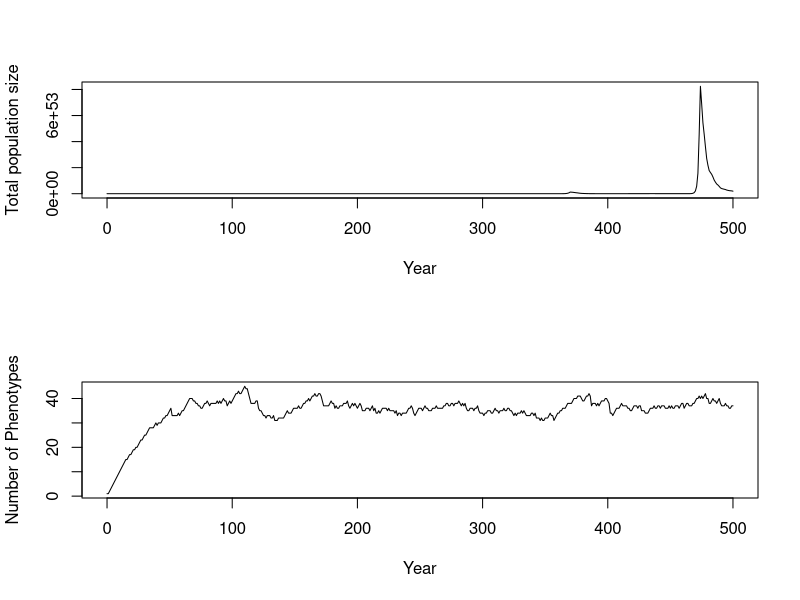
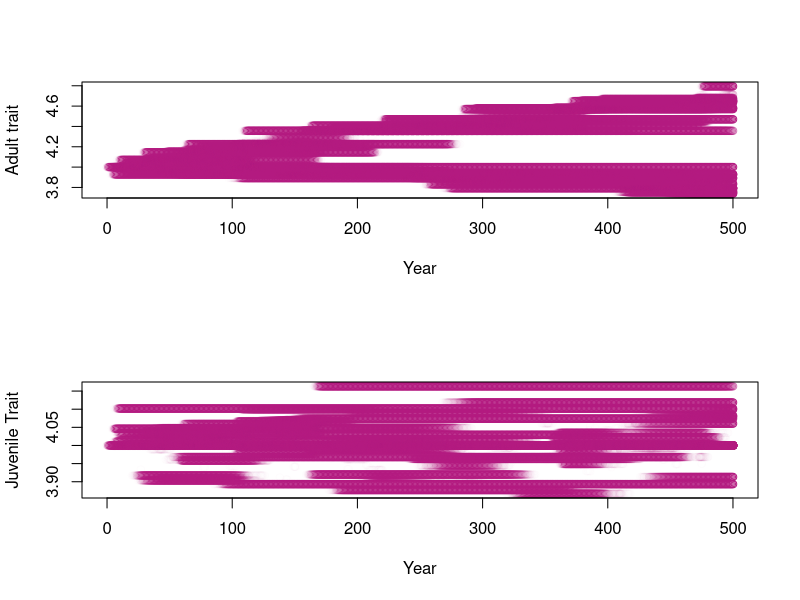
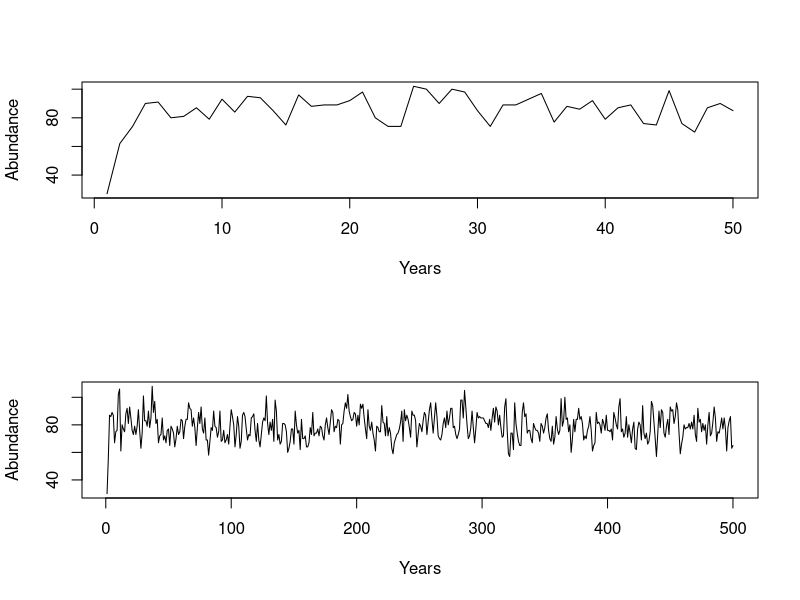

Generate these figures, in order, with R:




# Second CLC model, optimized, maybe

#Shorthands used: popSize   : Initial population size 
                # resProp   : resource property, a matrix with first row being Adult resources and second row being juveniles resources
                # resFreq   : resource freq, should be relative i.e. add up to one once again first row is adult, second is juvenile. 
                # resGen    : A measure of how generalist the consumers are a matrix with 1 column 2 rows, first row is adults
                # fmax      : A measure of the maximum number of offspring possible
                # kA/kJ     : A measure of how density dependent the fecundity and survival is. Half saturation constant 
                # mutProb   : Mutation probability
                # mutVar    : Mutation variation in the case a mutation occurs
                # time.steps: how long the function runs e.g. years
                # iniP(A/J) : initial phenotype of adult and juvenile(different)
                # nmorphs   : Number of morphs in initial run

pop <- matrix(data = NA, ncol = 4, nrow = 5)                             # Each column in this matrix is one phenotype combination.

pop[,1] <- 20
pop[,2] <- 1
pop[,3] <- 1
for (i in 1:5){
  pop[i,4] <- runif(1)
}


pop[,1] <- rbinom(n = nrow(pop) , size = pop[,1], prob = pop[,4])

# Full function ----------------------------------------------------------------

resourceCompetition <- function(popSize, resProp, resFreq, resGen=matrix(c(0.2,0.2),ncol=1, nrow=2), fmax = 10, kA = 2, kJ = 0.2, mutProb=0.001, mutVar=0.1, time.steps=200, iniPA=4, iniPJ=4, nmorphs = 1){
  
  pop <- matrix(data = NA, ncol = 4, nrow = nmorphs)                             # Each column in this matrix is one phenotype combination.
  
  pop[,1] <- popSize
  pop[,2] <- iniPA
  pop[,3] <- iniPJ
  
  colnames(pop) <- c("Number of indivduals", "Adult trait", "Juvenile trait", "Proxy")
 
  stats         <- matrix(data = c(0, sum(pop[,1]), nrow(pop), mean(pop[,2]), var(pop[,2]), 
                            mean(pop[,3]), var(pop[,3])), nrow = 1, ncol = 7)                                                             #Where we will eventually save our stats and phenotypes
  phenotypes <- matrix(data = c(0, popSize, iniPA, iniPJ), nrow = 1, ncol = 4)
  colnames(phenotypes) <- c("Year", "Number of indivduals", "Adult trait", "Juvenile trait")                                        

  
  for (t in 1:time.steps){
    
    # Deterministic fecundity proxy alpha ------------------------------------

      adults    <- pop                                                            
      alphaA    <- NULL                                                           # Will create a matrix with all alpha values
      alphaSumA <- NULL

      resPropAduMatrix <- matrix(data = resProp[1,], ncol = ncol(resProp), nrow = nrow(adults), byrow = T)
      aduTrait <- adults[, 2]
      aduTraitMatrix <- matrix(data = rep(aduTrait, each = ncol(resProp)), ncol = ncol(resProp), nrow = nrow(adults), byrow = T)
      
      alphaA     <- exp(-((aduTraitMatrix-resPropAduMatrix)^2/(2*resGen[1,1])^2))
      alphaSumA <- colSums(alphaA)
      
      alphaSumAduMatrix <- matrix(data = alphaSumA, ncol = ncol(resProp), nrow = nrow(adults), byrow = T)
      resFreqAduMatrix  <- matrix(data = resProp[1,], ncol = ncol(resProp), nrow = nrow(adults), byrow = T)
      
      fec <- resFreqAduMatrix*alphaA*(1/alphaSumAduMatrix)
      combFec <- rowSums(fec)
      adults[,4] <- fmax*(combFec/(kA+combFec)) 
      
      # Spawning of offspring -------------------------------------------------
      
      juveniles <- adults                                                         # Create a matrix were we will add juveniles into
      
      for(i in 1:nrow(juveniles)) {
        
        juv             <- rpois(n = 1, lambda = adults[i,1] * adults[i,4])      # This calculates the number of juveniles based on a possion distribution. 
        juveniles[i, 1] <- juv                                                    # States number of juveniles in 1 column
                                   
      }
      
      # Mutation of offspring -------------------------------------------------
      
      probs <- juveniles[,1]/sum(juveniles[, 1])  # Generates probability of morph being mutated based upon number of individuals.
      N.mut <- as.numeric(rbinom(n = 1, size = sum(juveniles[, 1]), prob = mutProb))
      
      
      if(N.mut > 0){
        random.choice <- c()
        mutation.pos <- c()
        
        for (m in 1:length(N.mut)){
        random.choice <- rmultinom(n = 1 , size = 1, prob = probs)    # Randomly chooses which morphs to mutate based on probs
        mutation.pos[m] <- as.numeric(which(random.choice == 1))
      }
      
        for (i in  1:length(mutation.pos)){
        
        mutChange <- rnorm(n=1, mean=0, sd=mutVar)
        juveniles[mutation.pos[i], 1] <- juveniles[mutation.pos[i], 1] - 1         # Removes the mutated individual from the morph
        
          if(rbinom(n = 1, size = 1, prob = 0.5) == 0){                            # Randomly choose whether adult or juvenile trait gets morphed.
            
                
            new.morph <- matrix(data = c(1, juveniles[mutation.pos[i], 2] + mutChange, #Changes adult trait to a new trait and adds it to the juveniles
                                         juveniles[mutation.pos[i], 3], 0), 
                                ncol = ncol(juveniles), nrow = 1)
            juveniles <- rbind(juveniles, new.morph)
          }
          else {
                
            new.morph <- matrix(data = c(1, juveniles[mutation.pos[i], 2] ,        #Changes juvenile trait to a new trait and adds it to the juveniles
                                         juveniles[mutation.pos[i], 3]+ mutChange, 0), 
                                ncol = ncol(juveniles), nrow = 1)
            juveniles <- rbind(juveniles, new.morph)
          }
        
        }
        
      }
      
    
      
      # Kill off offspring -----------------------------------------------------
      
      alphaSumJ <- NULL
      alphaJ    <- NULL
                                                                                  # Survival of juveniles also depends on resource availability
      resPropJuvMatrix <- matrix(data = resProp[2,], ncol = ncol(resProp), nrow = nrow(juveniles), byrow = T)
      juvTrait <- juveniles[,3]
      juvTraitMatrix <- matrix(data = rep(juvTrait, each = ncol(resProp)), ncol = ncol(resProp), nrow = nrow(juveniles), byrow = T)
        
      alphaJ     <- exp(-((juvTraitMatrix-resPropJuvMatrix)^2/ (2*resGen[2,1])^2))
      alphaSumJ <- colSums(alphaJ)
        
      alphaSumJuvMatrix <- matrix(data = alphaSumJ, ncol = ncol(resProp), nrow = nrow(juveniles), byrow = T)
      resFreqJuvMatrix  <- matrix(data = resProp[2,], ncol = ncol(resProp), nrow = nrow(juveniles), byrow = T)
      
      sur <- resFreqJuvMatrix*alphaJ*(1/alphaSumJuvMatrix)
      combSur <- rowSums(sur)
      juveniles[,4] <- (combSur/(kJ+combSur)) 
      
      juveniles[,1] <- rbinom(n = nrow(juveniles) , size = juveniles[,1], prob = juveniles[,4])
    
      
      pop <- juveniles[juveniles[, 1] != 0, , drop = FALSE]                        # all adults die after reproducing, so the new generation is only juveniles, and all rows with zero individuals are removed.
    
    # extract stats and phenotype ---------------------------------------------
    
    if(nrow(pop) == 0){                                                          # Checks whether population has reached zero, then it breaks the for loop.                                   
      print("Population extinction")
      break
    }
    
    stats <- rbind(stats, c(t, sum(pop[,1]), nrow(pop), mean(pop[,2]), var(pop[,2]), 
                            mean(pop[,3]), var(pop[,3]))) 
    
    pStats <- cbind(rep(t, nrow(pop)), pop[,1], pop[,2], pop[,3])
    phenotypes <- rbind(phenotypes, pStats)
    
      
  }
  
  #return output  ------------------------------------------------------------
  colnames(stats) <- c("year", "population size", "Number of morphs", "mean A trait", "var A", "mean J trait", "var J")
  rownames(phenotypes) <- NULL
  return(list(stats=stats, phenotypes=phenotypes))                                 #returns both the stats and the phenotype
  
  
}


# Initialization ----------------------------------------------------------------
                    
resource.frequency <- c(100,20,20,10,50,  # res. freq. of adults
                        40,20,20,20,30)   # res. freq. pf juveniles
resource.property<- c(1, 3, 4, 5, 10,            # res. property of adults
                      2, 3, 4, 5, 7)             # res. property of juveniles

resFreqMatrix <- matrix(resource.frequency, nrow=2, ncol=5, byrow = TRUE) 
rownames(resFreqMatrix) <- c("Juvenile", "Adult")
colnames(resFreqMatrix)  <- paste0("Resource ", 1:ncol(resFreqMatrix))

resPropMatrix <- matrix(resource.property, nrow=2, ncol=5, byrow = TRUE)          
rownames(resPropMatrix)<-c("Juvenile", "Adult")
colnames(resFreqMatrix)  <- paste0("Resource ", 1:ncol(resPropMatrix))


output <- resourceCompetition(resProp=resPropMatrix, resFreq=resFreqMatrix, popSize = 10, mutProb=0.001, mutVar=0.05, time.steps = 500)

stats <- output$stats
phenotypes <- output$phenotypes



# Plotting  -------------------------------------------------------------------

par(mfrow=c(2,1))


plot(x = stats[, 1], y = stats[, 2], xlab = "Year", ylab = "Total population size", type = "l")

plot(x = stats[, 1], y = stats[, 3], xlab = "Year", ylab = "Number of Phenotypes", type = "l")

par(mfrow=c(2,1))

pColors <- rgb(0.7, 0.1, 0.5, alpha = (phenotypes[,2]/(100+phenotypes[,2])))
plot(x = phenotypes[, 1], y = phenotypes[,3], col = pColors, xlab = "Year", ylab = "Adult trait")
plot(x = phenotypes[, 1], y = phenotypes[,4], col = pColors, xlab = "Year", ylab = "Juvenile Trait")


# Add a legend to distinguish between patches
#legend("topright", legend=c("Patch 1", "Patch 2"), col=c(rgb((1-0.9)*0.7,0.59,0.8, alpha =0.6), rgb((2-0.9)*0.7,0.59,0.8, alpha =0.6)), pch=19)

# Add a title to the plot
#title("Individual Phenotypes Over Years for Patch 1 and Patch 2")

# -------------------------------




# Function split into smaller parts(for easier debugging): -----------------------------------------------------------------------------------------

#----------------- Population initialization:
popSize <- 15
iniPA   <- 4
iniPJ   <- 4
nmorphs <- 1

pop <- matrix(data = NA, ncol = 4, nrow = nmorphs)                             # Each column in this matrix is one phenotype combination.

pop[,1] <- popSize
pop[,2] <- iniPA
pop[,3] <- iniPJ

colnames(pop) <- c("Number of indivduals", "Adult trait", "Juvenile trait", "Proxy")

# --------------------- Resource initialization (adult)

resFreqA <- c(2,2,5,2,2)              # res. freq. of adults
resPropA <- c(2, 3, 4, 5, 6)          # res. property of adults
resGenA  <- 0.3
kA       <- 0.3
fmax     <- 10 


#----------------- Fecundity  ----------------

birth <- function (pop, resPropA, resFreqA, resGenA, kA, fmax) { 
    
    # Deterministic fecundity proxy alpha ------------------------------------
    
    adults    <- pop                                                            
    alphaA    <- NULL                                                             # Will create a matrix with all alpha values
    alphaSumA <- NULL
    
    for(r in 1:length(resPropA)){                                                 # Loops through each resource to compute 
      
      rp <- resPropA[r]                                                           # Resource property for adult resource [2,]
      
      alpha     <- exp(-(adults[, 2]-rp)^2/ (2*resGenA)^2 )                       # Compute  alphas for all adults, if different generalities for stages want to be added modify resGen
      alphaA    <- cbind(alphaA, alpha)                                           # Store alphas for all resources for all morphs
      alphaSumA <- c(alphaSumA, sum(alpha*adults[,1]))                            # Store the sum of all alphas for each resource
      
    }
    
    for(i in 1:nrow(adults)){
      
      fec <- 0
      for(r in 1:length(resPropA)){                                                  # Goes through each resource and calculates source specific  
        # fecundity and then adds them together to create the total fec..
        R  <- resFreqA[r]
        fec <- fec + R * (alphaA[i,r]/alphaSumA[r])                               # Total fecundity is the sum of fecundities gained 
        # from all the different resources. Which is derived
      }                                                                           # both the ability to consume a resource, alphaA, and the 
      adults[i,4] <- fmax * (fec/(kA+fec))                                        # the total ability of all individuals to consume 
      # said resource, alphaSumA. R = resource available
    }
    
    # Spawning of offspring -------------------------------------------------
    
    juveniles <- adults                                                          # Create a matrix were we will add juveniles into
    
    for(i in 1:nrow(juveniles)) {
      
      juv             <- rpois(n = 1, lambda = adults[i,1] * adults[i,4])        # This calculates the number of juveniles based on a possion distribution. 
      juveniles[i, 1] <- juv                                                     # States number of juveniles in 1 column
      
    }
    
    pop <- juveniles
  
  return(pop)
}

populationSize <- c()
timesteps <- 50

for(t in 1:timesteps){
  
  pop <- birth(pop = pop, resPropA = resPropA , resFreqA = resFreqA, resGenA = resGenA, kA = kA, fmax = 3)
  
  populationSize<- rbind(populationSize, sum(pop[,1])) 
  
}
rownames(populationSize) <- paste0("Year", 1:nrow(populationSize)) 
colnames(populationSize) <- "Number of indivduals"


plot(x = 1:nrow(populationSize), y = populationSize, type = "l", xlab = "Years", ylab = "Abundance")

#----------------- Mutation   -------------------

mutation <- function(pop, mutProb, mutVar){

juveniles <- pop
probs <- juveniles[,1]/sum(juveniles[, 1])  # Generates probability of morph being mutated based upon number of individuals.
N.mut <- as.numeric(rbinom(n = 1, size = sum(juveniles[, 1]), prob = mutProb))


if(N.mut > 0){
  #print("Mutation!")
  random.choice <- c()
  mutation.pos <- c()
  for (m in 1:length(N.mut)){
    random.choice <- rmultinom(n = 1 , size = 1, prob = probs)    # Randomly chooses which morphs to mutate based on probs
    mutation.pos[m] <- as.numeric(which(random.choice == 1))
  }
  
  for (i in  1:length(mutation.pos)){
    
    mutChange <- rnorm(n=1, mean=0, sd=mutVar)
    juveniles[mutation.pos[i], 1] <- juveniles[mutation.pos[i], 1] - 1       # Removes the mutated individual from the morph
    
    if(rbinom(n = 1, size = 1, prob = 0.5) == 0){                            # Randomly choose whether adult or juvenile trait gets morphed.
      
      
      new.morph <- matrix(data = c(1, juveniles[mutation.pos[i], 2] + mutChange, #Changes adult trait to a new trait and adds it to the juveniles
                                   juveniles[mutation.pos[i], 3], 0), 
                          ncol = ncol(juveniles), nrow = 1)
      juveniles <- rbind(juveniles, new.morph)
    }
    else {
      # Removes the mutated individual from the morph
      new.morph <- matrix(data = c(1, juveniles[mutation.pos[i], 2] ,        #Changes juvenile trait to a new trait and adds it to the juveniles
                                   juveniles[mutation.pos[i], 3]+ mutChange, 0), 
                          ncol = ncol(juveniles), nrow = 1)
      juveniles <- rbind(juveniles, new.morph)
    }
    
  }
  
}


pop <- juveniles

return(pop)

}


#----------------- Survival  ------------------------------------

death <- function(pop, resPropJ, resFreqJ, resGenJ, kJ){
  juveniles <- pop
  alphaSumJ <- NULL
  alphaJ    <- NULL
  
  for(r in 1:length(resPropJ)){                                                  # Survival of juveniles also depends on resource availability.
    
    rp <- resPropJ[r] 
    
    alpha     <- exp(-(juveniles[,3]-rp)^2/ (2*resGenJ) )
    alphaJ    <- cbind(alphaJ, alpha)
    alphaSumJ <- c(alphaSumJ, sum(alpha) )
    
  }
  
  for(i in 1:nrow(juveniles)){
    
    sur <- 0
    for(r in 1:length(resPropJ)){                                                # Goes through each resource and calculates source specific  
                                                                                 # survival and then adds them together to create the total sur
      R  <- resFreqJ[r]
      sur <- sur + R * (alphaJ[i,r]/alphaSumJ[r])                             
      
    }                                                                         
    
    det.sur <- sur/(kJ+sur)                                                       # this is to create a saturating function, survival can never be over 1 higher kJ means flatter curve
    juveniles[i,1] <- rbinom(n = 1 , size = juveniles[i,1], prob = det.sur)       # sees how many survive given their det. survival.
  }
  
  pop <- juveniles[juveniles[, 1] != 0, , drop = FALSE]
  
  return(pop)
}

# Test of survival and birth and mutation together ---------------------------------------------------

#----------------- Population initialization
popSize <- 15
iniPA   <- 4
iniPJ   <- 4
nmorphs <- 1

pop <- matrix(data = NA, ncol = 4, nrow = nmorphs)                             # Each column in this matrix is one phenotype combination.

pop[,1] <- popSize
pop[,2] <- iniPA
pop[,3] <- iniPJ

colnames(pop) <- c("Number of indivduals", "Adult trait", "Juvenile trait", "Proxy")

mutProb = 0.005
mutVar = 0.1

populationSize <- c()
numberPhenotypes <- c()
Phenotypes <- matrix(data = c(0, popSize, iniPA, iniPJ), nrow = 1, ncol = 4)
colnames(Phenotypes) <- c("Year", "Number of indivduals", "Adult trait", "Juvenile trait")
timesteps <- 500

# --------------------- Resource initialization (adult)

resFreqA <- c(2,2,5,2,2)              # res. freq. of adults
resPropA <- c(2, 3, 4, 5, 6)          # res. property of adults
resGenA  <- 0.3
kA       <- 0.3
fmax     <- 10 

# --------------------- Resource initialization (juvenile)

resFreqJ <- c(10,3,1,3,10)              # res. freq. of juveniles
resPropJ <- c(1, 3, 4, 5, 7)          # res. property of juveniles
resGenJ  <- 0.2
kJ       <- 0.3


for(t in 1:timesteps){
  
  pop <- birth(pop = pop, resPropA = resPropA , resFreqA = resFreqA, resGenA = resGenA, kA = kA, fmax = 3)

  pop <- mutation(pop=pop, mutProb = mutProb, mutVar = mutVar)
  
  pop <- death(pop = pop, resPropJ = resPropJ, resFreqJ = resFreqJ, resGenJ = resGenJ, kJ = kJ)

  
  
  if (nrow(pop) == 0) {
    print("Extinction!")
    break
  }
  else {
    
   #print(paste0("Loop ", t ," works"))
    
        }
  
  numberPhenotypes <- rbind(numberPhenotypes, nrow(pop))
  pStats <- cbind(rep(t, nrow(pop)), pop[,1], pop[,2], pop[,3])
  Phenotypes <- rbind(Phenotypes, pStats)
  populationSize<- rbind(populationSize, sum(pop[,1])) 
  
}


rownames(populationSize) <- paste0("Year", 1:nrow(populationSize)) 
colnames(populationSize) <- "Number of indivduals"

colnames(numberPhenotypes) <- "# of phenotypes"

rownames(Phenotypes) <- NULL


plot(x = 1:nrow(populationSize), y = populationSize, type = "l", xlab = "Years", ylab = "Abundance")


















